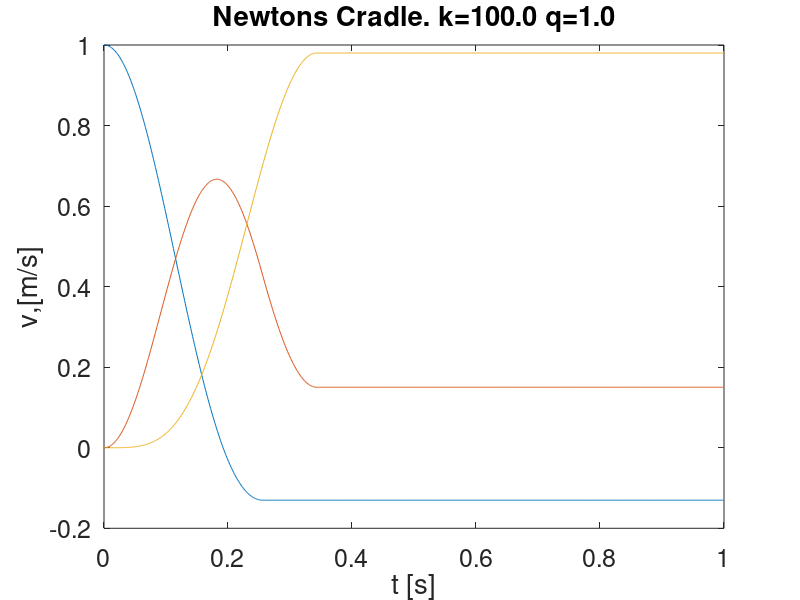

Recreate this plot in MATLAB. (Note: this script raises an error after producing the figure.)
function NewtonsCradle()
% Newtons Cradle - Mandatory assignment nr.7 FYS-MEK1110

N = 3;
m = 1.0;
k =100.0;
q = 1.0;
d = 0.1;
v0 = 1.0;
time = 1.0;
dt = 0.001;

n = ceil(time/dt);
x = zeros(n,N);
v = zeros(n,N);
F = zeros(n,N);
t = zeros(n,1);

for j=1:N
    x(1,j) = d*(j-1);
end
v(1,1)=v0;
for i=1:n-1
    % Find the forces oon each block,j.
    % First, force from block to the left.
    for j=2:N
        dx = x(i,j)-x(i,j-1);
        F(i,j)=F(i,j)+force(dx,d,k,q);
    end
    % Second, force from block to the right
    for j=1:N-1
        dx = x(i,j+1)-x(i,j);
        F(i,j) = F(i,j) - force(dx,d,k,q);
    end
    % Euler-Chromer:
    
    a = F(i,:)/m;
    v(i+1,:) = v(i,:) + a*dt;
    x(i+1,:) = x(i,:) + v(i+1,:)*dt;
    t(i+1,1) = t(i,1) + dt;
end



    function F = force(dx,d,k,q)
        if dx<d
            F = k*abs(dx-d).^q;
        else
            F = 0.0;
        end
    end

% Plotting the results:

fontsize=18;
tmp = zeros(N,1);
figure()
for j=1:N
    plot(t,v(:,j));
    tmp(j,1) = j;
    if j==1
        hold on;
    end
    if j==N
        hold off
    end
end

set(gca,'FontSize',fontsize)
name = ['Newtons Cradle. k=' num2str(k,'%.1f') ' q=' num2str(q,'%.1f')];
title(name)
xlabel('t [s]')
ylabel('v,[m/s]')
legend(tmp)


end